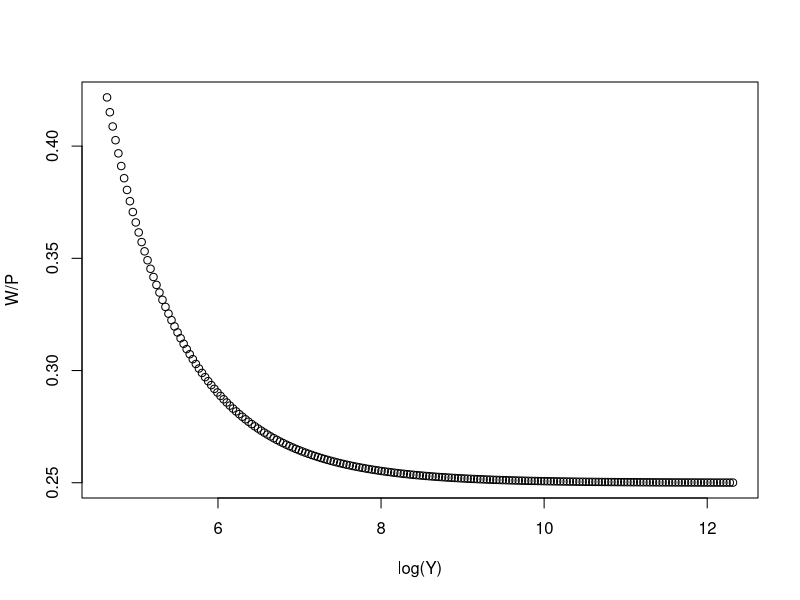

R code for this plot:
## ---- chunk 1
Y <- as.numeric()
s <- 0.2
alpha <- 0.01
#s <- seq(0.01:0.9, by=0.01)
# r <- seq(0.01:0.9, by=0.01)
k <- 4
P0 <- 70
W0 <- 30
W <- as.numeric()
P <- as.numeric()
## ---- chunk 2
Y[1] <- W0 + (1 + s/k)*P0
W[1] <- W0 + alpha*P0
P[1] <- Y[1]-W[1]
for (i in 2:200) {
Y[i] <- W[i-1] + (1+s/k)*P[i-1]
W[i] <- W[i-1] + alpha*P[i-1]
P[i] <- Y[i]-W[i]
}
## ---- chunk 3
plot(log(Y), W/P)
